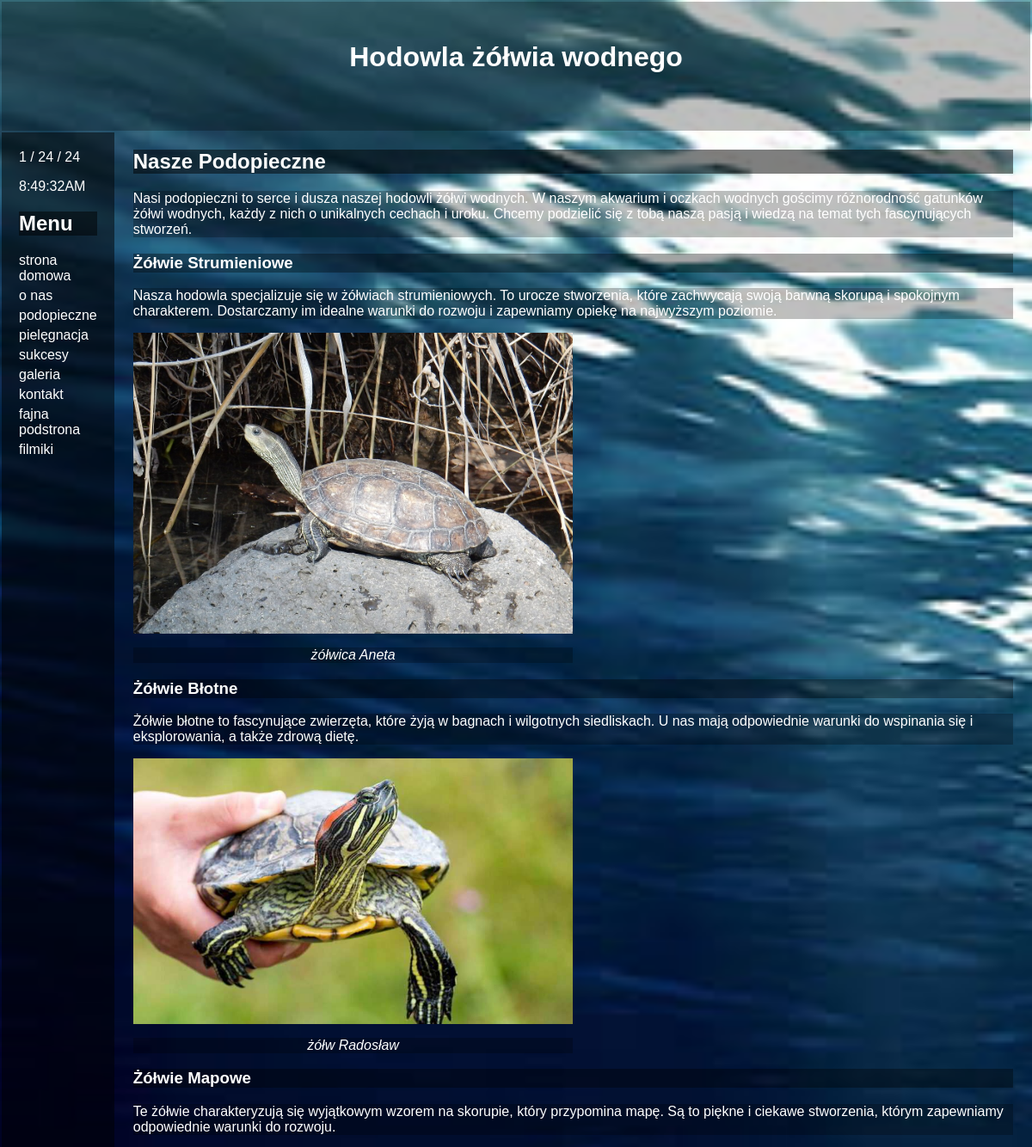
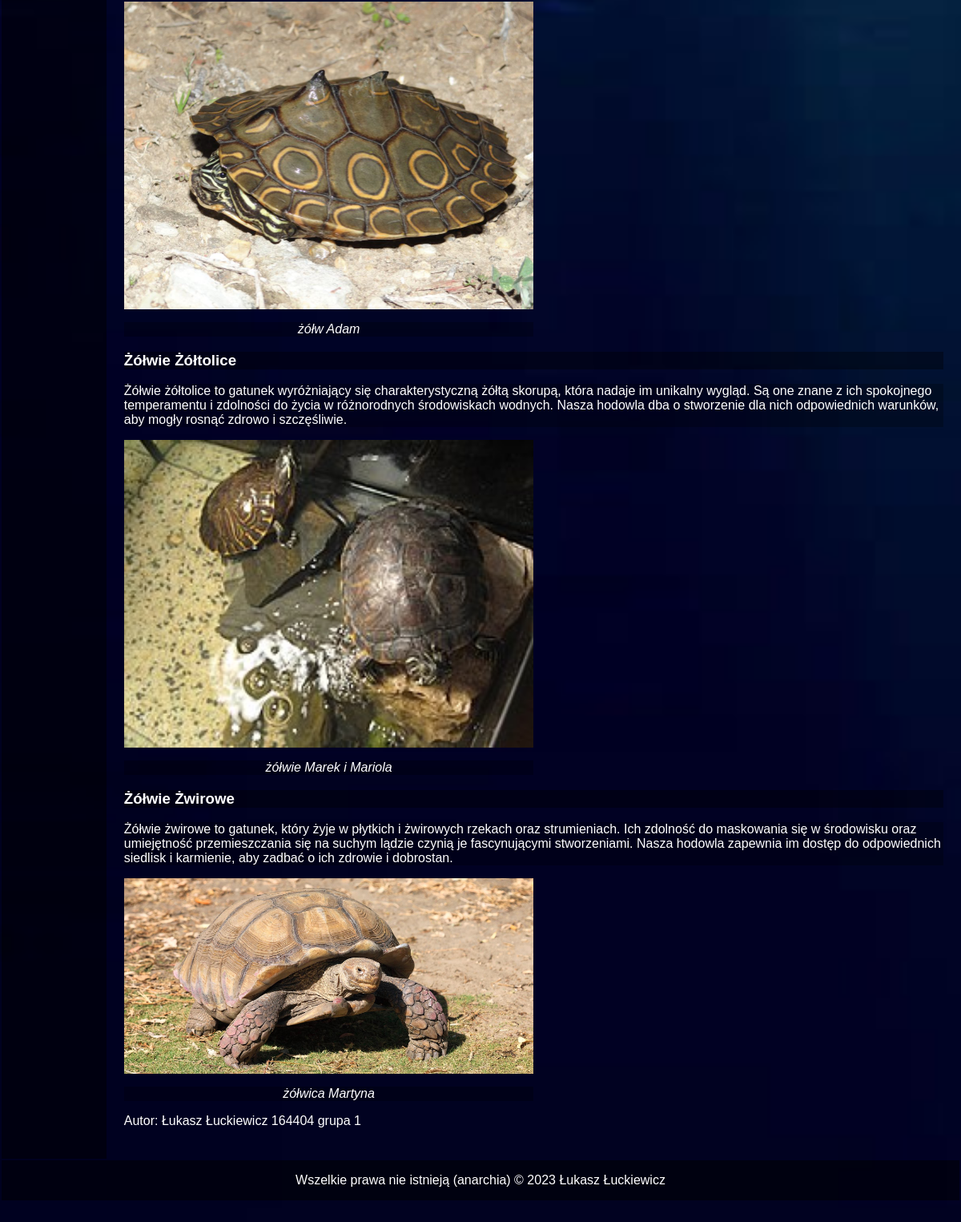
The page /index.php?id=3 on the database its author committed (2 pictures, top to bottom).
### tables this page shows
CREATE TABLE `page_list` (
  `id` int(11) NOT NULL,
  `page_title` varchar(255) NOT NULL,
  `page_content` text NOT NULL,
  `status` int(11) NOT NULL DEFAULT 1
);

### php/showpage.php (called while the page is built)
<?php
function PokazPodstrone($id, $conn){
    $id_clear = htmlspecialchars($id);
    $query = "SELECT * FROM page_list WHERE id='$id_clear' LIMIT 1";
    $result = mysqli_query($conn, $query);
    $row = mysqli_fetch_array($result);
    if(empty($row['id'])){
        $web = '[nie_znaleziono_strony]';
    }
    else{
        $web = $row['page_content'];
    }
    return $web;
}
?>

### index.php (the view, shortened to what this page needs)
<?php
    include('php/cfg.php');
    include('php/showpage.php');
    $conn = GetConn();
    if(isset($_GET['id'])){
        echo PokazPodstrone($_GET['id'],$conn);
    }
    else{
        echo PokazPodstrone(1,$conn);
    }
	$nr_indeksu = '164404';
	$nrGrupy = '1';
	echo('Autor: Łukasz Łuckiewicz '.$nr_indeksu.' grupa '.$nrGrupy.' <br /><br />');
?>
<html>
	<head>
		<link rel="stylesheet" type="text/css" href="css/style.css">
	</head>
	<body>
	</body>
</html>

### css/style.css (style rules this page uses)
body { margin: 0; padding: 0; background-image: url('../img/tla/01.jpg'); background-color: #000033; background-size: cover; background-repeat: no-repeat; background-attachment: fixed; font-family: Arial, sans-serif; color: #fff; }
h2 { background-color: rgba(0, 0, 0, 0.5); }
h3 { background-color: rgba(0, 0, 0, 0.35); }
.tresc p { background-color: rgba(0, 0, 0, 0.25); }
.podpis { padding-top: "0px"; width: 50%; font-style: italic; text-align:center; background-color: rgba(0, 0, 0, 0); }
.tresc img { width:50%; align: left; height: auto; }

### rows shown on the page
page_list: page_content "Nasze Podopieczne Nasi podopieczni to serce i dusza naszej hodowli żółwi wodnych. W naszym akwarium i oczkach wodnych gościmy różnorodność gatunków żółwi wodnych, każdy z nich o unikalnych cechach i uroku. Chcemy podzielić się z tobą naszą pasją i wiedzą na temat tych fascynujących stworzeń. Żółwie Strumieniowe Nasza hodowla specjalizuje się w żółwiach strumieniowych. To urocze stworzenia, które zachwycają swoją barwną skorupą i spokojnym charakterem. Dostarczamy im idealne warunki do rozwoju i zapewniamy opiekę na najwyższym poziomie. żółwica Aneta Żółwie Błotne Żółwie błotne to fascynujące zwierzęta, które żyją w bagnach i wilgotnych siedliskach. U nas mają odpowiednie warunki do…", page_content (picture)

### other values the page prints
$nr_indeksu "164404"
$nrGrupy "1"
